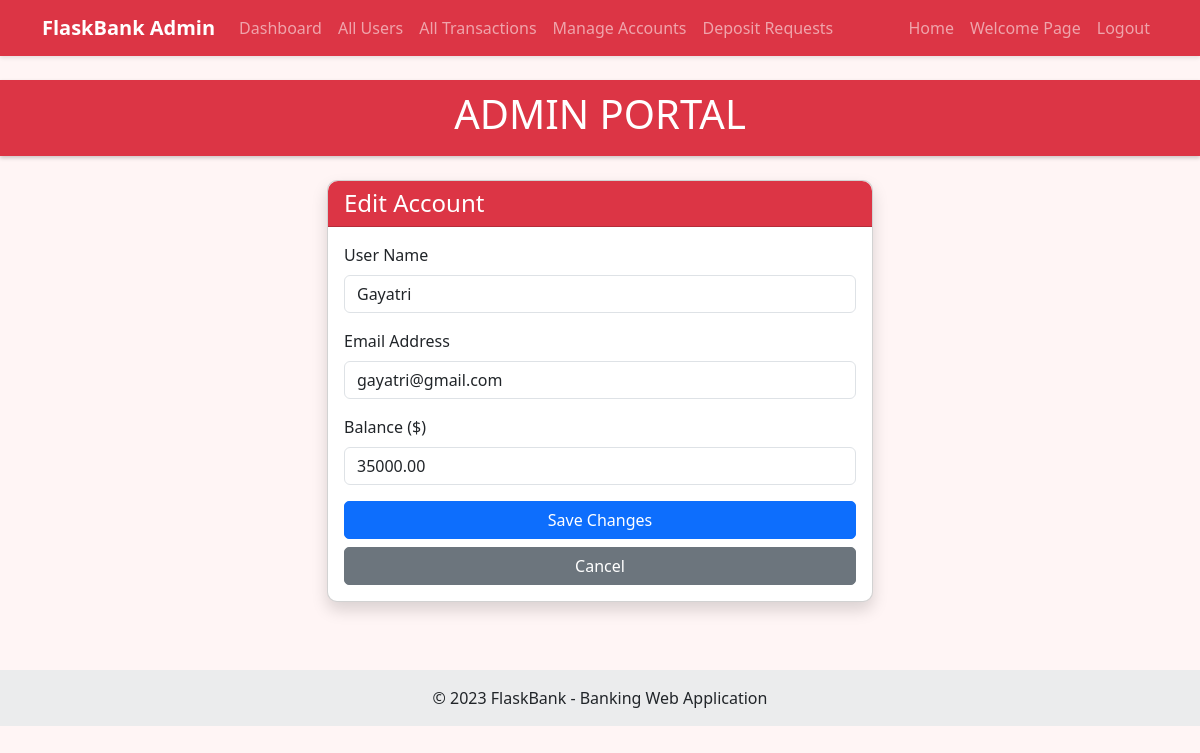
Page /admin/edit_account/3 (signed in) on the committed database.
### models.py (models this page shows, shortened)
class User(db.Model, UserMixin):
    __tablename__ = 'users'
    id = db.Column(db.Integer, primary_key=True)
    name = db.Column(db.String(100), nullable=False)
    email = db.Column(db.String(120), unique=True, nullable=False)
    phone = db.Column(db.String(20), nullable=False)
    password_hash = db.Column(db.String(256), nullable=False)
    created_at = db.Column(db.DateTime, default=datetime.utcnow)
    account = db.relationship('Account', backref='user', uselist=False, cascade='all, delete-orphan')
    sent_transactions = db.relationship('Transaction',
                                       foreign_keys='Transaction.sender_id',
                                       backref='sender',
                                       lazy='dynamic',
                                       cascade='all, delete-orphan')
    received_transactions = db.relationship('Transaction',
                                          foreign_keys='Transaction.receiver_id',
                                          backref='receiver',
                                          lazy='dynamic')

class Account(db.Model):
    __tablename__ = 'accounts'
    id = db.Column(db.Integer, primary_key=True)
    user_id = db.Column(db.Integer, db.ForeignKey('users.id'), nullable=False)
    balance = db.Column(db.Float, default=0.0, nullable=False)
    created_at = db.Column(db.DateTime, default=datetime.utcnow)
    updated_at = db.Column(db.DateTime, default=datetime.utcnow, onupdate=datetime.utcnow)

### app.py (the view, shortened to what this page needs)
@app.route('/admin/edit_account/<int:account_id>', methods=['GET', 'POST'])
def edit_account(account_id):
    if 'admin_id' not in session:
        flash('Please login as admin', 'danger')
        return redirect(url_for('admin_login'))
    account = Account.query.get_or_404(account_id)
    return render_template('edit_account.html', account=account)

### templates/edit_account.html (shortened to what this page needs)
{% extends 'layout.html' %}
{% block content %}
<div class="row justify-content-center">
    <div class="col-md-6">
        <div class="card shadow">
            <div class="card-header bg-danger text-white">
                <h4 class="mb-0">Edit Account</h4>
            </div>
            <div class="card-body">
                <form method="POST" action="{{ url_for('edit_account', account_id=account.id) }}">
                    <div class="mb-3">
                        <label for="user_name" class="form-label">User Name</label>
                        <input type="text" class="form-control" id="user_name" name="user_name" value="{{ account.user.name }}" required>
                    </div>
                    <div class="mb-3">
                        <label for="email" class="form-label">Email Address</label>
                        <input type="email" class="form-control" id="email" name="email" value="{{ account.user.email }}" required>
                    </div>
                    <div class="mb-3">
                        <label for="balance" class="form-label">Balance ($)</label>
                        <input type="number" step="0.01" class="form-control" id="balance" name="balance" value="{{ "%.2f"|format(account.balance) }}" required>
                    </div>
                    <div class="d-grid gap-2">
                        <button type="submit" class="btn btn-primary">Save Changes</button>
                        <a href="{{ url_for('manage_accounts') }}" class="btn btn-secondary">Cancel</a>
                    </div>
                </form>
            </div>
        </div>
    </div>
</div>
{% endblock %}

### static/css/style.css (style rules this page uses)
body { background-color: #f8f9fa; font-family: 'Segoe UI', Tahoma, Geneva, Verdana, sans-serif; }
.admin-portal { background-color: #fff5f5; }
.card { border-radius: 10px; margin-bottom: 20px; }
.card-header { border-radius: 10px 10px 0 0 !important; }
.btn { border-radius: 5px; }

### rows in the picture
User: user_name "Gayatri", email "gayatri@gmail.com"
Account: balance "35000.00"
